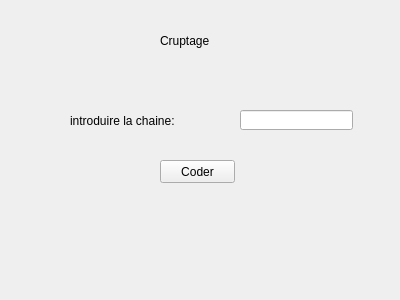
<?xml version="1.0" encoding="UTF-8"?>
<ui version="4.0">
 <class>Form</class>
 <widget class="QWidget" name="Form">
  <property name="geometry">
   <rect>
    <x>0</x>
    <y>0</y>
    <width>400</width>
    <height>300</height>
   </rect>
  </property>
  <property name="windowTitle">
   <string>Form</string>
  </property>
  <widget class="QLabel" name="label">
   <property name="geometry">
    <rect>
     <x>160</x>
     <y>20</y>
     <width>141</width>
     <height>41</height>
    </rect>
   </property>
   <property name="text">
    <string>Cruptage</string>
   </property>
  </widget>
  <widget class="QLabel" name="label_2">
   <property name="geometry">
    <rect>
     <x>70</x>
     <y>100</y>
     <width>141</width>
     <height>41</height>
    </rect>
   </property>
   <property name="text">
    <string>introduire la chaine:</string>
   </property>
  </widget>
  <widget class="QLabel" name="RES">
   <property name="geometry">
    <rect>
     <x>56</x>
     <y>240</y>
     <width>301</width>
     <height>41</height>
    </rect>
   </property>
   <property name="text">
    <string/>
   </property>
  </widget>
  <widget class="QPushButton" name="b1">
   <property name="geometry">
    <rect>
     <x>160</x>
     <y>160</y>
     <width>75</width>
     <height>23</height>
    </rect>
   </property>
   <property name="text">
    <string>Coder</string>
   </property>
  </widget>
  <widget class="QLineEdit" name="l1">
   <property name="geometry">
    <rect>
     <x>240</x>
     <y>110</y>
     <width>113</width>
     <height>20</height>
    </rect>
   </property>
  </widget>
 </widget>
 <resources/>
 <connections/>
</ui>
